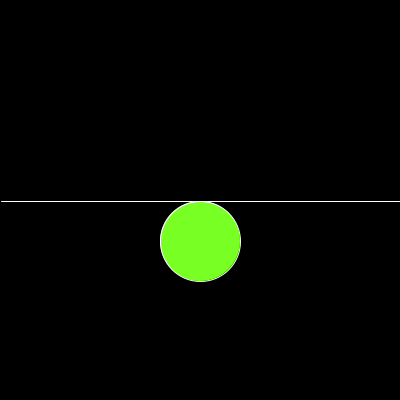
Frame 1 (no input)
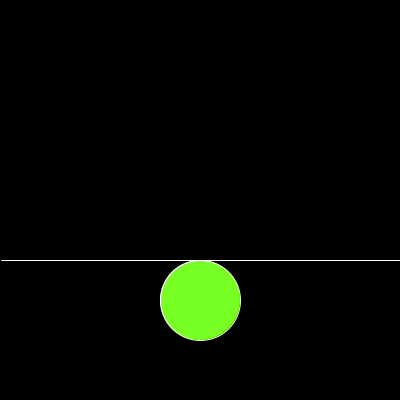
Frame 60 (the mouse pressed at the canvas centre just before this capture)
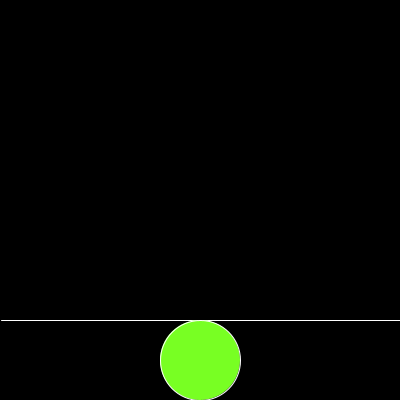
Frame 120 (the mouse held since frame 60 and released just before this capture)

The Processing sketch that drew these frames (run headless with seeded random() and noise(); from frame 60 on, the mouse is pressed at the canvas centre):

// Processing sketch: ejercicio_19
// ── ejercicio_19.pde
int linea;
int dire = 1;

void setup() {
  size(400, 400);
  linea = 200;
}

void draw() {
  background(0);
  
  for (int i = 0; i < 1; i++) {
    linea = linea + dire; // incrementa
  }
    if (linea >= height || linea <= 0) {
    dire = dire * -1;
  }
  println(linea);
  
  stroke(255);
  fill(120,255,35);
  line(dire, linea, width, linea);
  ellipse(width/2, linea + 40, 80, 80);
}
